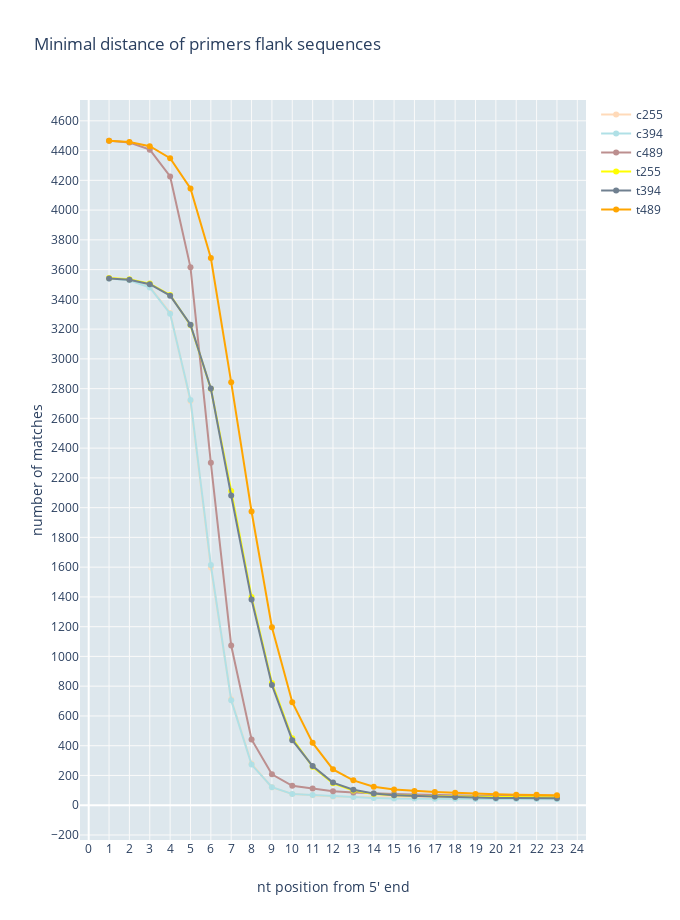

This figure's notebook cell:
### Code cell
fig= plot_min_dist(rdf)
filename = '23nt_min_dist_flank.png'
plotly.offline.iplot(fig)

### Figure 1 — Plotly figure (JSON) as saved in the notebook; plotly's stock layout.template omitted (floating-point values rounded to 4 significant figures)
{"data": [{"line": {"color": "peachpuff"}, "mode": "lines+markers", "name": "c255", "type": "scatter", "x": [1, 2, 3, 4, 5, 6, 7, 8, 9, 10, 11, 12, 13, 14, 15, 16, 17, 18, 19, 20, 21, 22, 23], "y": [3544, 3532, 3484, 3308, 2716, 1598, 712, 279, 120, 76, 67, 58, 56, 53, 51, 51, 49, 49, 48, 48, 47, 46, 45]}, {"line": {"color": "powderblue"}, "mode": "lines+markers", "name": "c394", "type": "scatter", "x": [1, 2, 3, 4, 5, 6, 7, 8, 9, 10, 11, 12, 13, 14, 15, 16, 17, 18, 19, 20, 21, 22, 23], "y": [3540, 3528, 3480, 3304, 2724, 1614, 706, 273, 121, 76, 68, 60, 55, 49, 45, 45, 44, 44, 42, 42, 41, 41, 40]}, {"line": {"color": "rosybrown"}, "mode": "lines+markers", "name": "c489", "type": "scatter", "x": [1, 2, 3, 4, 5, 6, 7, 8, 9, 10, 11, 12, 13, 14, 15, 16, 17, 18, 19, 20, 21, 22, 23], "y": [4466, 4454, 4406, 4226, 3615, 2301, 1073, 442, 208, 130, 112, 94, 86, 79, 76, 72, 68, 66, 63, 63, 62, 61, 60]}, {"line": {"color": "yellow"}, "mode": "lines+markers", "name": "t255", "type": "scatter", "x": [1, 2, 3, 4, 5, 6, 7, 8, 9, 10, 11, 12, 13, 14, 15, 16, 17, 18, 19, 20, 21, 22, 23], "y": [3544, 3535, 3506, 3429, 3227, 2799, 2112, 1400, 822, 450, 258, 147, 99, 75, 67, 62, 60, 58, 56, 55, 53, 53, 51]}, {"line": {"color": "slategray"}, "mode": "lines+markers", "name": "t394", "type": "scatter", "x": [1, 2, 3, 4, 5, 6, 7, 8, 9, 10, 11, 12, 13, 14, 15, 16, 17, 18, 19, 20, 21, 22, 23], "y": [3540, 3531, 3502, 3425, 3230, 2801, 2082, 1382, 808, 437, 263, 152, 104, 78, 67, 61, 58, 55, 50, 49, 48, 48, 47]}, {"line": {"color": "orange"}, "mode": "lines+markers", "name": "t489", "type": "scatter", "x": [1, 2, 3, 4, 5, 6, 7, 8, 9, 10, 11, 12, 13, 14, 15, 16, 17, 18, 19, 20, 21, 22, 23], "y": [4466, 4457, 4429, 4349, 4145, 3678, 2842, 1974, 1196, 692, 419, 241, 167, 124, 106, 95, 89, 83, 76, 74, 71, 70, 67]}], "layout": {"height": 920, "plot_bgcolor": "rgb(221, 231, 237)", "title": {"text": "Minimal distance of primers flank sequences"}, "width": 680, "xaxis": {"dtick": 1, "gridcolor": "rgb(250, 250, 250)", "showgrid": true, "tick0": 0, "tickmode": "linear", "title": {"text": "nt position from 5' end"}}, "yaxis": {"dtick": 200, "gridcolor": "rgb(250, 250, 250)", "showgrid": true, "tick0": 0, "tickmode": "linear", "title": {"text": "number of matches"}}}}
